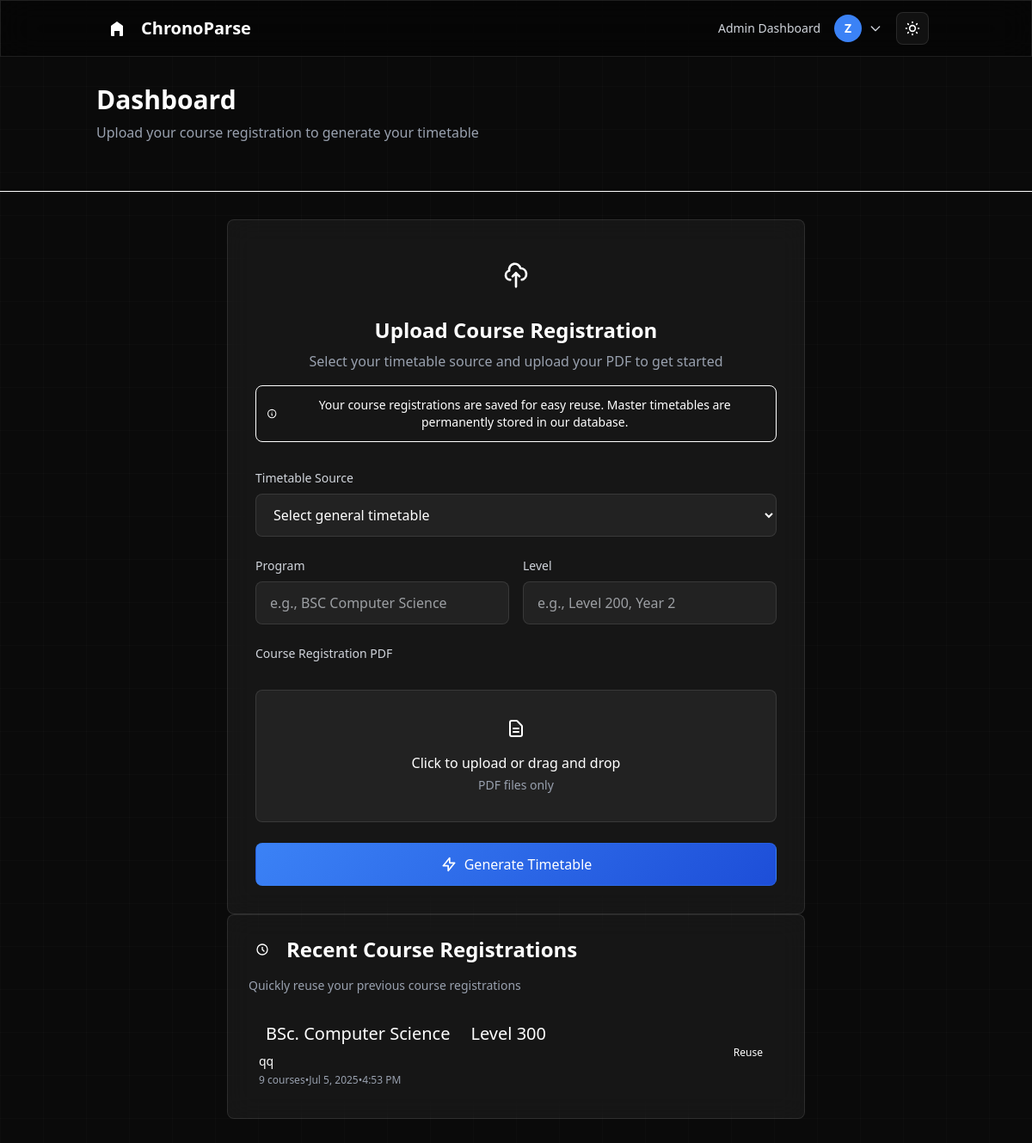
Screenshot of /student-dashboard/ (signed in) with the database file from the repository.
### core/models.py (models this page shows, shortened)
class User(AbstractUser):
    STUDENT = 'student'
    TEACHER = 'teacher'
    STAFF = 'staff'
    OTHER = 'other'
    ROLE_CHOICES = [
        (STUDENT, 'Student'),
        (TEACHER, 'Teacher'),
        (STAFF, 'Staff'),
        (OTHER, 'Other'),
    ]
    role = models.CharField(
        max_length=20,
        choices=ROLE_CHOICES,
        default=STUDENT,
        help_text="User role in the institution"
    )

class CourseRegistrationHistory(models.Model):
    user = models.ForeignKey(User, on_delete=models.CASCADE)
    source = models.ForeignKey(TimetableSource, on_delete=models.CASCADE)
    course_codes = models.TextField()  # JSON string of course codes
    display_name = models.CharField(max_length=255)
    program = models.CharField(max_length=100, blank=True, null=True)
    level = models.CharField(max_length=50, blank=True, null=True)
    created_at = models.DateTimeField(auto_now_add=True)
    last_used = models.DateTimeField(auto_now=True)
    class Meta:
        ordering = ['-last_used']
    def get_course_count(self):
        try:
            return len(json.loads(self.course_codes))
        except:
            return 0

class TimetableSource(models.Model):
    PROCESSING = 'PROCESSING'
    COMPLETED = 'COMPLETED'
    FAILED = 'FAILED'
    STATUS_CHOICES = [
        (PROCESSING, 'Processing'),
        (COMPLETED, 'Completed'),
        (FAILED, 'Failed'),
    ]
    academic_year = models.CharField(max_length=10)
    semester = models.CharField(max_length=20)
    display_name = models.CharField(max_length=255)
    source_json = models.FileField(upload_to='master_timetables/')
    uploader = models.ForeignKey(User, on_delete=models.CASCADE)
    created_at = models.DateTimeField(auto_now_add=True)
    status = models.CharField(
        max_length=10, choices=STATUS_CHOICES, default=PROCESSING)
    events_parsed = models.BooleanField(default=False)
    total_events = models.IntegerField(default=0)

### core/views.py (the view, shortened to what this page needs)
# urls.py: path('student-dashboard/', StudentDashboardView.as_view(),
class StudentDashboardView(LoginRequiredMixin, View):
    def get(self, request):
        sources = TimetableSource.objects.all().order_by('-created_at')
        history = CourseRegistrationHistory.objects.filter(
            user=request.user).order_by('-last_used')[:5]
        return render(request, 'core/student_dashboard.html', {
            'sources': sources,
            'history': history
        })

### core/templates/core/student_dashboard.html (shortened to what this page needs)
{% extends "theme/base.html" %}
{% block content %}
<div class="min-h-screen"
     x-data="{
         loading: false,
         searchTerm: '',
         selectedTemplate: 'modern',
         viewMode: 'cards'
     }"
    <div class="border-b border-white/10 bg-black/20 backdrop-blur-sm">
        <div class="container mx-auto px-6 py-8">
            <div class="flex flex-col lg:flex-row lg:items-center lg:justify-between">
                <div class="mb-6 lg:mb-0">
                    <h1 class="text-3xl font-semibold text-white mb-2">
                        Dashboard
                    </h1>
                    <p class="text-gray-400">
                        Upload your course registration to generate your timetable
                    </p>
                </div>
            </div>
        </div>
    </div>
    <div class="container mx-auto px-6 py-8">
        {% if not schedule %}
        <div class="max-w-2xl mx-auto">
            <div class="glass-card p-8 rounded-lg card-hover fade-in">
                <div class="text-center mb-8">
                    <div class="w-16 h-16 bg-blue-500/20 rounded-lg flex items-center justify-center mx-auto mb-4">
                        <svg class="w-8 h-8 text-blue-400" fill="none" stroke="currentColor" viewBox="0 0 24 24">
                            <path stroke-linecap="round" stroke-linejoin="round" stroke-width="2" d="M7 16a4 4 0 01-.88-7.903A5 5 0 1115.9 6L16 6a5 5 0 011 9.9M15 13l-3-3m0 0l-3 3m3-3v12"></path>
                        </svg>
                    </div>
                    <h2 class="text-2xl font-semibold text-white mb-2">Upload Course Registration</h2>
                    <p class="text-gray-400">Select your timetable source and upload your PDF to get started</p>
                    <div class="mt-4 p-3 bg-blue-500/10 border border-blue-500/20 rounded-lg">
                        <div class="flex items-center">
                            <svg class="w-4 h-4 text-blue-400 mr-2" fill="none" stroke="currentColor" viewBox="0 0 24 24">
                                <path stroke-linecap="round" stroke-linejoin="round" stroke-width="2"
                                    d="M13 16h-1v-4h-1m1-4h.01M21 12a9 9 0 11-18 0 9 9 0 0118 0z"></path>
                            </svg>
                            <p class="text-blue-300 text-sm">Your course registrations are saved for easy reuse. Master timetables are
                                permanently stored in our database.</p>
                        </div>
                    </div>
                </div>
                <form method="post" enctype="multipart/form-data" class="space-y-6" @submit="loading = true">
                    <div>
                        <label for="timetable_source" class="block text-sm font-medium text-gray-300 mb-2">Timetable Source</label>
                        <select name="timetable_source" id="timetable_source" required class="input-modern block w-full px-4 py-3 rounded-lg">
                            <option value="">Select general timetable</option>
                        </select>
                    </div>
                    <div class="grid grid-cols-1 md:grid-cols-2 gap-4">
                        <div>
                            <label for="program" class="block text-sm font-medium text-gray-300 mb-2">Program</label>
                            <input type="text" name="program" id="program" class="input-modern block w-full px-4 py-3 rounded-lg"
                                placeholder="e.g., BSC Computer Science">
                        </div>
                        <div>
                            <label for="level" class="block text-sm font-medium text-gray-300 mb-2">Level</label>
                            <input type="text" name="level" id="level" class="input-modern block w-full px-4 py-3 rounded-lg"
                                placeholder="e.g., Level 200, Year 2">
                        </div>
                    </div>
                    <div>
                        <label for="course_reg_pdf" class="block text-sm font-medium text-gray-300 mb-2">Course Registration PDF</label>
                        <div class="relative">
                            <div class="input-modern border-2 border-dashed border-white/20 rounded-md p-8 text-center hover:border-blue-400 transition-all duration-300">
                                <div class="w-12 h-12 bg-blue-500/20 rounded-lg flex items-center justify-center mx-auto mb-4">
                                    <svg class="w-6 h-6 text-blue-400" fill="none" stroke="currentColor" viewBox="0 0 24 24">
                                        <path stroke-linecap="round" stroke-linejoin="round" stroke-width="2" d="M9 12h6m-6 4h6m2 5H7a2 2 0 01-2-2V5a2 2 0 012-2h5.586a1 1 0 01.707.293l5.414 5.414a1 1 0 01.293.707V19a2 2 0 01-2 2z"></path>
                                    </svg>
                                </div>
                                <p class="text-white font-medium mb-1">Click to upload or drag and drop</p>
                                <p class="text-gray-400 text-sm">PDF files only</p>
                            </div>
                        </div>
                    </div>
                    <div class="pt-4">
                        <button type="submit"
                                class="btn-primary w-full py-3 rounded-lg font-medium flex items-center justify-center"
                                :class="{ 'opacity-50 cursor-not-allowed': loading }"
                                :disabled="loading">
                            <span x-show="!loading" class="flex items-center">
                                <svg class="w-5 h-5 mr-2" fill="none" stroke="currentColor" viewBox="0 0 24 24">
                                    <path stroke-linecap="round" stroke-linejoin="round" stroke-width="2" d="M13 10V3L4 14h7v7l9-11h-7z"></path>
                                </svg>
                                Generate Timetable
                            </span>
                        </button>
                    </div>
            </form>
        </div>
{% if history %}
<div class="max-w-2xl mx-auto mt-16">
    <div class="glass-card p-6 rounded-lg card-hover fade-in">
        <div class="flex items-center mb-4">
            <div class="w-8 h-8 bg-purple-500/20 rounded-lg flex items-center justify-center mr-3">
                <svg class="w-4 h-4 text-purple-400" fill="none" stroke="currentColor" viewBox="0 0 24 24">
                    <path stroke-linecap="round" stroke-linejoin="round" stroke-width="2"
                        d="M12 8v4l3 3m6-3a9 9 0 11-18 0 9 9 0 0118 0z"></path>
                </svg>
            </div>
            <h3 class="text-2xl font-semibold text-white">Recent Course Registrations</h3>
        </div>
        <p class="text-gray-400 text-sm mb-4">Quickly reuse your previous course registrations</p>
        <div class="space-y-3">
            {% for item in history %}
            <div
                class="flex items-center justify-between p-3 bg-white/5 rounded-lg hover:bg-white/10 transition-colors duration-200">
                <div class="flex-1">
                    {% if item.program or item.level %}
                    <div class="flex items-center space-x-2 mb-1">
                        {% if item.program %}
                        <span
                            class="inline-flex items-center px-2 py-1 rounded bg-purple-500/20 text-purple-300 text-xl font-medium">
                            {{ item.program }}
                        </span>
                        {% endif %}
                        {% if item.level %}
                        <span
                            class="inline-flex items-center px-2 py-1 rounded bg-blue-500/20 text-blue-300 text-xl font-medium">
                            Level {{ item.level }}
                        </span>
                        {% endif %}
                    </div>
                    {% endif %}
                    <h4 class="text-white font-medium text-sm">{{ item.source.display_name }}</h4>
                    <div class="flex items-center text-gray-400 text-xs mt-1 space-x-3">
                        <span>{{ item.get_course_count }} course{{ item.get_course_count|pluralize }}</span>
                        <span>•</span>
                        <span>{{ item.last_used|date:"M j, Y" }}</span>
                        <span>•</span>
                        <span>{{ item.last_used|date:"g:i A" }}</span>
                    </div>
                </div>
                <a href="{% url 'reuse_course_registration' item.id %}"
                    class="inline-flex items-center px-3 py-1 bg-purple-500/20 text-purple-300 text-xs font-medium rounded-lg hover:bg-purple-500/30 transition-colors duration-200">
                    Reuse
                </a>
            </div>
            {% endfor %}
        </div>
    </div>
</div>
{% endif %}
        {% endif %}
</div>
{% endblock %}

### theme/templates/theme/partials/_navbar.html (shortened to what this page needs)
<nav class="glass-dark sticky top-0 z-50 border-b border-white/10" x-data="{ open: false }">
    <div class="container mx-auto px-6 lg:px-8">
        <div class="flex justify-between items-center h-16">
            <div class="flex-shrink-0">
                <a href="{% url 'home' %}" class="text-xl font-semibold text-white hover:text-blue-400 transition-colors duration-300 flex items-center">
                    <div class="w-8 h-8 bg-blue-500 rounded-lg mr-3 flex items-center justify-center">
                        <svg class="w-5 h-5 text-white" fill="currentColor" viewBox="0 0 20 20">
                            <path d="M10 2L3 7v11a1 1 0 001 1h3v-6h6v6h3a1 1 0 001-1V7l-7-5z"/>
                        </svg>
                    </div>
                    ChronoParse
                </a>
            </div>
            <div class="hidden md:flex items-center space-x-4">
                {% if user.is_authenticated %}
                    {% if user.is_staff %}
                        <a href="{% url 'admin_dashboard' %}" class="text-gray-300 hover:text-white text-sm font-medium transition-colors duration-200">Admin Dashboard</a>
                    {% else %}
                        <a href="{% url 'student_dashboard' %}" class="text-gray-300 hover:text-white text-sm font-medium transition-colors duration-200">Dashboard</a>
                    {% endif %}
                    <div class="relative" x-data="{ profileOpen: false }">
                        <button @click="profileOpen = !profileOpen"
                            class="flex items-center space-x-2 text-gray-300 hover:text-white transition-colors duration-200">
                            <div class="w-8 h-8 bg-accent rounded-full flex items-center justify-center">
                                <span class="text-white text-sm font-bold">{{ user.username|first|upper }}</span>
                            </div>
                            <svg class="w-4 h-4" fill="none" stroke="currentColor" viewBox="0 0 24 24">
                                <path stroke-linecap="round" stroke-linejoin="round" stroke-width="2" d="M19 9l-7 7-7-7"></path>
                            </svg>
                        </button>
                    </div>
                    <button @click="toggleTheme()" class="p-2 rounded-lg glass-card hover:bg-white/10 transition-all duration-200" title="Toggle theme">
                    </button>
                {% endif %}
            </div>
        </div>
    </div>
</nav>

### theme/templates/theme/base.html (style rules this page uses)
:root { --bg-primary: #0a0a0a; --bg-secondary: rgba(255, 255, 255, 0.05); --text-primary: #ffffff; --text-secondary: #d1d5db; --border-color: rgba(255, 255, 255, 0.1); --accent-color: #3b82f6; --accent-hover: #2563eb; --background: #0a0a0a; --divider: rgba(255, 255, 255, 0.1); --toggle-off: #374151; }
body { background: var(--bg-primary); min-height: 100vh; position: relative; color: var(--text-primary); transition: background-color 0.3s ease, color 0.3s ease; }
body::before { content: ''; position: fixed; top: 0; left: 0; width: 100%; height: 100%; background-image: linear-gradient(rgba(255, 255, 255, 0.02) 1px, transparent 1px), linear-gradient(90deg, rgba(255, 255, 255, 0.02) 1px, transparent 1px); background-size: 50px 50px; pointer-events: none; z-index: -1; transition: opacity 0.3s ease; }
.glass-card { background: var(--bg-secondary); backdrop-filter: blur(15px); border: 1px solid var(--border-color); transition: all 0.3s ease; }
.glass-dark { background: rgba(0, 0, 0, 0.4); backdrop-filter: blur(20px); border: 1px solid var(--border-color); transition: all 0.3s ease; }
.btn-primary { background: linear-gradient(135deg, var(--accent-color), #1d4ed8); border: 1px solid rgba(59, 130, 246, 0.3); color: white; border-radius: 0.5rem; transition: all 0.3s ease; }
.bg-accent { background-color: var(--accent-color); }
.input-modern { background: var(--bg-secondary); border: 1px solid var(--border-color); color: var(--text-primary); border-radius: 0.5rem; transition: all 0.3s ease; }
.input-modern::placeholder { color: var(--text-secondary); opacity: 0.7; }
.input-modern option { background-color: rgb(31, 41, 55); color: white; padding: 8px; }
.card-hover { transition: all 0.3s ease; }
.fade-in { animation: fadeIn 0.6s ease-out; }

### rows the page displays
User: username|first "Z"
CourseRegistrationHistory: program "BSc. Computer Science", level "300", source.display_name "qq", get_course_count "9", last_used "Jul 5, 2025", last_used "4:53 PM"
